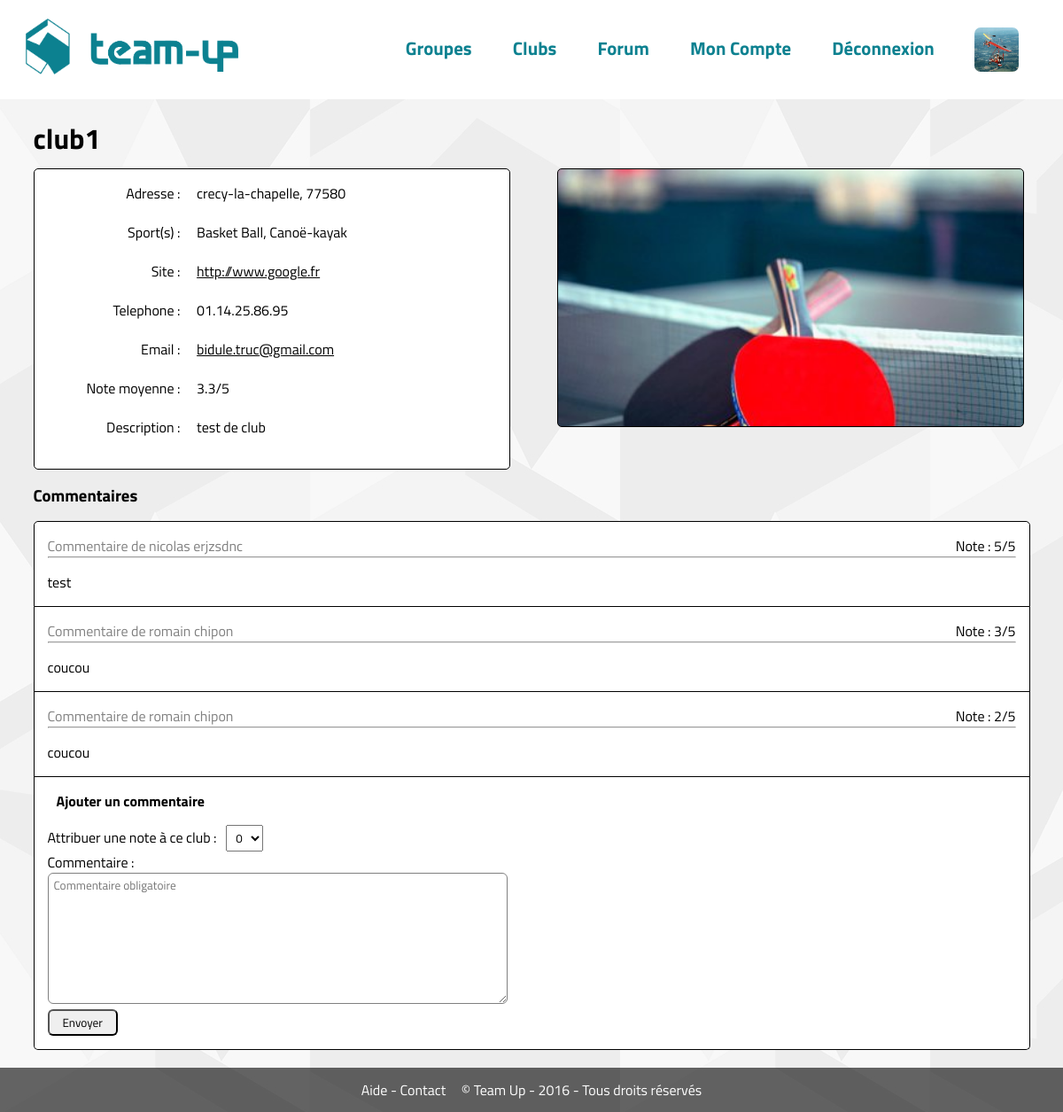
/?page=club&id=1 (signed in), run on the app's committed database.
### tables this page shows
CREATE TABLE `clubs` (
  `id` int(11) NOT NULL,
  `nom` varchar(255) NOT NULL,
  `description` text NOT NULL,
  `localisation` varchar(255) NOT NULL,
  `code_postale` int(11) NOT NULL,
  `site` varchar(255) NOT NULL,
  `telephone` varchar(255) NOT NULL,
  `email` varchar(255) NOT NULL,
  `departement_id` int(11) NOT NULL,
  `approuve` tinyint(1) NOT NULL
);

CREATE TABLE `membres` (
  `id` int(11) NOT NULL,
  `pseudo` varchar(255) NOT NULL,
  `nom` varchar(255) NOT NULL,
  `prenom` varchar(255) NOT NULL,
  `email` varchar(255) NOT NULL,
  `mot_de_passe` varchar(255) NOT NULL,
  `description` text,
  `date_naissance` date DEFAULT NULL,
  `id_departement` varchar(255) DEFAULT NULL,
  `sexe` enum('homme','femme','autre') DEFAULT NULL,
  `bannis` tinyint(1) NOT NULL DEFAULT '0',
  `role` enum('membre','admin') NOT NULL DEFAULT 'membre'
);

CREATE TABLE `commentaires_clubs` (
  `id` int(11) NOT NULL,
  `id_club` int(11) NOT NULL,
  `id_membre` int(11) NOT NULL,
  `commentaire` text NOT NULL,
  `note` int(11) NOT NULL
);

### modeles/clubs.php (called while the page is built, shortened)
<?php
function recuperer_club($id_club, $approuve = 1){
	global $pdo;
	$stmt = $pdo-> prepare('SELECT c.*, m.nom AS nom_membre, m.prenom AS prenom_membre, cc.id AS id_commentaire, cc.*, s.nom AS nom_sport
												FROM clubs AS c
													LEFT JOIN commentaires_clubs cc ON cc.id_club = c.id
													LEFT JOIN membres m ON m.id = cc.id_membre
													LEFT JOIN sport_club AS sc ON sc.id_clubs = c.id
													LEFT JOIN sports AS s ON sc.id_sports = s.id
												WHERE c.id = :id_club AND approuve = :approuve');
	$stmt->bindValue('id_club', $id_club, PDO::PARAM_INT);
	$stmt->bindValue('approuve', $approuve, PDO::PARAM_INT);
	$stmt->execute();
	$resultat = array();
	while($ligne = $stmt->fetch()) {
		$resultat['club'] = $ligne;
		$resultat['commentaires'][$ligne['id_commentaire']] = $ligne;
		$resultat['sports'][$ligne['nom_sport']] = $ligne;
	}
	return $resultat;
}

### vues/club.php (the view, shortened to what this page needs)
<?php
	if(empty($informations)) {
?>
	<div class="message erreur">
		Ce club n'existe pas ou plus.
	</div>
<?php
	} else {
?>
	<h1><a href="?page=clubs" class="lien-simple"><?php echo $club['nom'] ?></a></h1>
	<div class="encadrer details ">
		<span class="label">Adresse :</span> <?php echo $club['localisation'].", ".$club['code_postale']; ?>
		<?php
			$chaine_sport = '';
			foreach ($sports as $sport) {
				$chaine_sport .= trim($sport['nom_sport']).', ';
			}
			if(!empty($chaine_sport) && $chaine_sport != ', ')
				echo '<br><span class="label">Sport(s) :</span> '.rtrim($chaine_sport, ', ');
			else
				echo '<br><span class="label">Sport(s) :</span> Aucun';
			if ($club['site']!=null)
				echo '<br><span class="label">Site :</span> <a target="_blank" href="'.$club['site'].'" class="lien-simple">'.$club['site'].'</a>';
			if ($club['telephone']!=null)
				echo '<br><span class="label">Telephone :</span> '.$club['telephone'];
			if ($club['email']!=null)
				echo '<br><span class="label">Email :</span> <a href="mailto:'.$club['email'].'" class="lien-simple">'.$club['email'].'</a>';
			if(moyenne($commentaires) != 0)
				echo '<br><span class="label">Note moyenne :</span> '.moyenne($commentaires) . '/5';
		?>
		<br><span class="label">Description :</span>
		<div class="description"><?php echo nl2br(htmlspecialchars($club['description'])); ?></div>
	</div>
	<div class="image encadrer" style="background-image:url('<?php echo (is_file(DOSSIER_CLUBS . $id_club . '.jpg') ? DOSSIER_CLUBS . $id_club . '.jpg' : 'http://ccfd56.fr/wordpress/wp-content/themes/openmind/img/no_image.png') ?>');"></div>
	<h3>Commentaires</h3>
	<div class="liste-encadrer ">
	<?php
		if(!empty($commentaires) && current($commentaires)['id_commentaire']) {
			foreach($commentaires as $commentaire) {
	?>
		<div class="encadrer">
			<span class="message-infos">Commentaire de <?php echo $commentaire['prenom_membre'] . ' '. $commentaire['nom_membre'] . (connecte() && $commentaire['id_membre'] == $_SESSION['id'] ? ' (<a href="?page=club&id='.$id_club.'&supprimer-club='.$commentaire['id_commentaire'].'" onClick="return confirm(\'Voulez-vous vraiment supprimer votre commentaire ?\');">supprimer</a>)' : null); ?></span>
			<span class="float-right">Note : <?php echo $commentaire['note']; ?>/5</span>
			<hr>
			<?php echo nl2br(htmlspecialchars($commentaire['commentaire'])); ?>
		</div>
	<?php
			}
		}
	?>
		<div class="encadrer">
			<h4>Ajouter un commentaire</h4>
			<form method="post" action="">
				<label for="note">Attribuer une note à ce club : </label> &nbsp;
	        	<select name="note" id="note">
	        		<option value="0">0</option>
				</select><br>
				<label for="commentaire">Commentaire : </label><br>
				<textarea name="commentaire" id="commentaire" required="" placeholder="Commentaire obligatoire" rows="7" cols="70"></textarea><br>
				<input type="submit" value="Envoyer">
			</form>
		</div>
	</div>
<?php
	}
?>

### static/css/style.css (style rules this page uses)
* { font-family: 'Titillium Web', sans-serif; margin:0; padding: 0; }
body { background:url(../../static/images/motif.jpg); background-repeat: repeat; min-height:100%; }
.float-right { float: right; }
input[type=submit] { border-radius: 6px; padding: 3px 15px; }
input[type=text], input[type=password], input[type=number], input[type=email], input[type=url], input[type=tel], textarea { border-radius: 6px; padding: 3px 6px; border:1px solid grey; }
select { padding: 3px 6px; }
.lien-simple { color: black; }
h1 a { text-decoration: none; color:black; }
.encadrer > h4 { margin: 0px 10px 15px; }
.encadrer { margin-top:10px; border-radius: 5px; border: 1px solid black; background-color: white; }
.liste-encadrer { margin: 15px 0 20px 0; }
.liste-encadrer > .encadrer { margin-top: 0; border-radius: 0px; border-top: 0px; border-bottom-width: 1px; }
.liste-encadrer > .encadrer:last-child { border-bottom-right-radius: 5px!important; border-bottom-left-radius: 5px!important; border-top-right-radius: 0px!important; border-top-left-radius: 0px!important; border-top: 0px; border-bottom-width: 1px!important; }
.liste-encadrer > .encadrer:first-child { border-top-right-radius: 5px!important; border-top-left-radius: 5px!important; border-bottom-right-radius: 0px; border-bottom-left-radius: 0px; border-top: 1px solid black; }

### static/css/club.css (style rules this page uses)
.encadrer { padding: 15px; }
span.label { text-align: right; width:150px; display: inline-block; margin-right:15px; margin-bottom:20px; vertical-align: top; }
div.description { display: inline-block; margin-bottom: 15px; }
.image { width: 44%; height: 260px; display: inline-block; vertical-align: top; margin-left: 50px; background-size: cover; }
.message-infos, .message-infos a { color:grey; }
hr { margin-bottom: 15px; }
h3 { margin-top: 15px; }

### data on the page
clubs: nom "club1", localisation "crecy-la-chapelle", code_postale "77580", site "http://www.google.fr", telephone "01.14.25.86.95", email "bidule.truc@gmail.com", description "test de club", membres.prenom "nicolas", membres.nom "erjzsdnc", commentaires_clubs.note "5", commentaires_clubs.commentaire "test", membres.prenom "romain", membres.nom "chipon", commentaires_clubs.note "3", commentaires_clubs.commentaire "coucou", commentaires_clubs.note "2"

### other printed values
rtrim($chaine_sport, ', ') "Basket Ball, Canoë-kayak"
moyenne($commentaires) "3.3"
